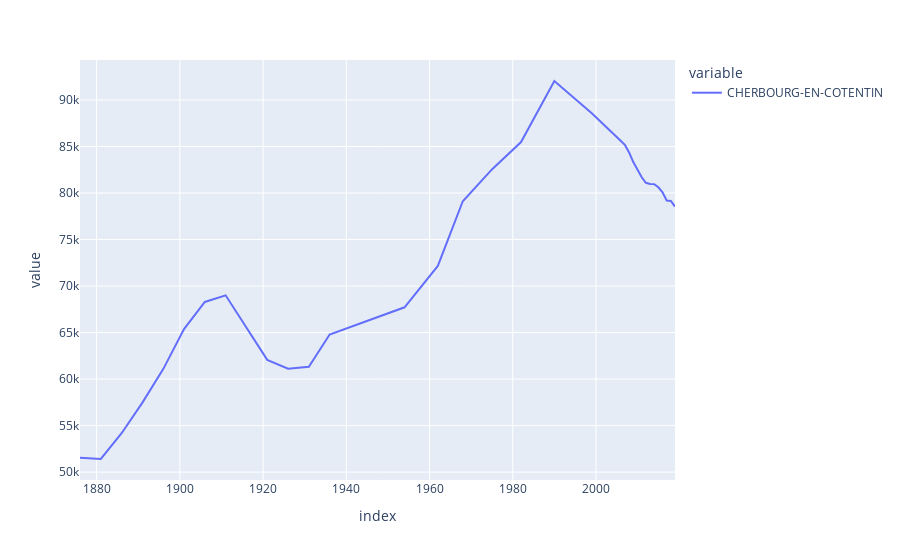

Source (notebook cell):
### Code cell
pop_df["CHERBOURG-EN-COTENTIN"].plot()

### Figure 1 — Plotly figure (JSON) as saved in the notebook; plotly's stock layout.template omitted (floating-point values rounded to 4 significant figures)
{"data": [{"hovertemplate": "variable=CHERBOURG-EN-COTENTIN<br>index=%{x}<br>value=%{y}<extra></extra>", "legendgroup": "CHERBOURG-EN-COTENTIN", "line": {"color": "#636efa", "dash": "solid"}, "marker": {"symbol": "circle"}, "mode": "lines", "name": "CHERBOURG-EN-COTENTIN", "orientation": "v", "showlegend": true, "type": "scatter", "x": [2019, 2018, 2017, 2016, 2015, 2014, 2013, 2012, 2011, 2010, 2009, 2008, 2007, 2006, 1999, 1990, 1982, 1975, 1968, 1962, 1954, 1936, 1931, 1926, 1921, 1911, 1906, 1901, 1896, 1891, 1886, 1881, 1876], "xaxis": "x", "y": [78549, 79144, 79200, 80076, 80616, 80959, 80978, 81103, 81690, 82427, 83307, 84330, 85149, 85588, 88588, 92045, 85485, 82539, 79121, 72165, 67717, 64787, 61330, 61123, 62069, 69003, 68294, 65379, 61074, 57471, 54179, 51408, 51541], "yaxis": "y"}], "layout": {"legend": {"title": {"text": "variable"}, "tracegroupgap": 0}, "margin": {"t": 60}, "xaxis": {"anchor": "y", "domain": [0, 1], "title": {"text": "index"}}, "yaxis": {"anchor": "x", "domain": [0, 1], "title": {"text": "value"}}}}
